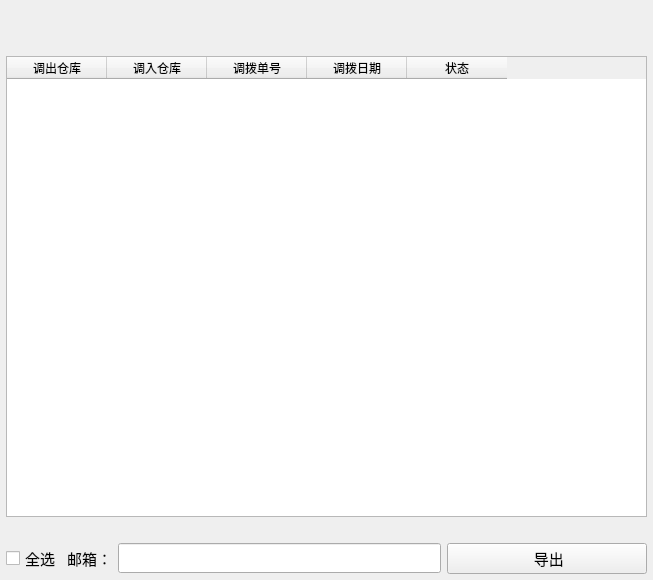
<?xml version="1.0" encoding="UTF-8"?>
<ui version="4.0">
 <class>ExtendTranEmail</class>
 <widget class="QWidget" name="ExtendTranEmail">
  <property name="geometry">
   <rect>
    <x>0</x>
    <y>0</y>
    <width>653</width>
    <height>580</height>
   </rect>
  </property>
  <property name="windowTitle">
   <string>Form</string>
  </property>
  <layout class="QVBoxLayout" name="verticalLayout_2">
   <property name="leftMargin">
    <number>6</number>
   </property>
   <property name="topMargin">
    <number>6</number>
   </property>
   <property name="rightMargin">
    <number>6</number>
   </property>
   <property name="bottomMargin">
    <number>6</number>
   </property>
   <item>
    <spacer name="horizontalSpacer">
     <property name="orientation">
      <enum>Qt::Horizontal</enum>
     </property>
     <property name="sizeHint" stdset="0">
      <size>
       <width>40</width>
       <height>25</height>
      </size>
     </property>
    </spacer>
   </item>
   <item>
    <spacer name="horizontalSpacer_2">
     <property name="orientation">
      <enum>Qt::Horizontal</enum>
     </property>
     <property name="sizeHint" stdset="0">
      <size>
       <width>40</width>
       <height>25</height>
      </size>
     </property>
    </spacer>
   </item>
   <item>
    <layout class="QVBoxLayout" name="verticalLayout">
     <item>
      <widget class="QTableWidget" name="tableWidgetData">
       <column>
        <property name="text">
         <string>调出仓库</string>
        </property>
       </column>
       <column>
        <property name="text">
         <string>调入仓库</string>
        </property>
       </column>
       <column>
        <property name="text">
         <string>调拨单号</string>
        </property>
       </column>
       <column>
        <property name="text">
         <string>调拨日期</string>
        </property>
       </column>
       <column>
        <property name="text">
         <string>状态</string>
        </property>
       </column>
      </widget>
     </item>
     <item>
      <layout class="QHBoxLayout" name="horizontalLayout"/>
     </item>
     <item>
      <spacer name="horizontalSpacer_3">
       <property name="orientation">
        <enum>Qt::Horizontal</enum>
       </property>
       <property name="sizeHint" stdset="0">
        <size>
         <width>40</width>
         <height>20</height>
        </size>
       </property>
      </spacer>
     </item>
     <item>
      <layout class="QHBoxLayout" name="horizontalLayout_2">
       <item>
        <widget class="QCheckBox" name="checkBoxAllSelect">
         <property name="font">
          <font>
           <family>宋体</family>
           <pointsize>11</pointsize>
          </font>
         </property>
         <property name="text">
          <string>全选</string>
         </property>
         <property name="icon">
          <iconset resource="../../../res.qrc">
           <normaloff>:/image/image/确认.png</normaloff>:/image/image/确认.png</iconset>
         </property>
        </widget>
       </item>
       <item>
        <widget class="QLabel" name="labelEmail">
         <property name="font">
          <font>
           <family>宋体</family>
           <pointsize>11</pointsize>
           <weight>50</weight>
           <bold>false</bold>
          </font>
         </property>
         <property name="text">
          <string>邮箱：</string>
         </property>
        </widget>
       </item>
       <item>
        <widget class="QLineEdit" name="lineEditEmail">
         <property name="minimumSize">
          <size>
           <width>0</width>
           <height>30</height>
          </size>
         </property>
         <property name="maximumSize">
          <size>
           <width>16777215</width>
           <height>30</height>
          </size>
         </property>
         <property name="font">
          <font>
           <family>宋体</family>
           <pointsize>12</pointsize>
           <weight>75</weight>
           <bold>true</bold>
          </font>
         </property>
        </widget>
       </item>
       <item>
        <widget class="QPushButton" name="pushButtonExport">
         <property name="minimumSize">
          <size>
           <width>200</width>
           <height>30</height>
          </size>
         </property>
         <property name="font">
          <font>
           <family>宋体</family>
           <pointsize>11</pointsize>
           <weight>50</weight>
           <bold>false</bold>
          </font>
         </property>
         <property name="text">
          <string> 导出</string>
         </property>
         <property name="icon">
          <iconset resource="../../../res.qrc">
           <normaloff>:/image/image/export.png</normaloff>:/image/image/export.png</iconset>
         </property>
        </widget>
       </item>
      </layout>
     </item>
    </layout>
   </item>
  </layout>
 </widget>
 <resources>
  <include location="../../../res.qrc"/>
 </resources>
 <connections/>
</ui>
